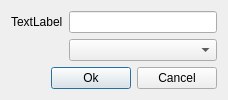
<?xml version="1.0" encoding="UTF-8"?>
<ui version="4.0">
 <class>Dialog</class>
 <widget class="QDialog" name="Dialog">
  <property name="geometry">
   <rect>
    <x>0</x>
    <y>0</y>
    <width>242</width>
    <height>115</height>
   </rect>
  </property>
  <property name="windowTitle">
   <string>Dialog</string>
  </property>
  <layout class="QVBoxLayout" name="verticalLayout_3">
   <property name="sizeConstraint">
    <enum>QLayout::SetFixedSize</enum>
   </property>
   <item>
    <layout class="QFormLayout" name="formLayout">
     <item row="0" column="0">
      <widget class="QLabel" name="text">
       <property name="text">
        <string>TextLabel</string>
       </property>
      </widget>
     </item>
     <item row="0" column="1">
      <widget class="QLineEdit" name="lineEdit"/>
     </item>
     <item row="1" column="0">
      <widget class="QLabel" name="comboText">
       <property name="text">
        <string/>
       </property>
      </widget>
     </item>
     <item row="1" column="1">
      <widget class="QComboBox" name="comboBox"/>
     </item>
    </layout>
   </item>
   <item>
    <layout class="QHBoxLayout" name="horizontalLayout">
     <item>
      <spacer name="horizontalSpacer">
       <property name="orientation">
        <enum>Qt::Horizontal</enum>
       </property>
       <property name="sizeHint" stdset="0">
        <size>
         <width>40</width>
         <height>20</height>
        </size>
       </property>
      </spacer>
     </item>
     <item>
      <widget class="QPushButton" name="pushButton">
       <property name="text">
        <string>Ok</string>
       </property>
      </widget>
     </item>
     <item>
      <widget class="QPushButton" name="pushButton_2">
       <property name="text">
        <string>Cancel</string>
       </property>
      </widget>
     </item>
    </layout>
   </item>
  </layout>
 </widget>
 <resources/>
 <connections>
  <connection>
   <sender>lineEdit</sender>
   <signal>returnPressed()</signal>
   <receiver>pushButton</receiver>
   <slot>click()</slot>
   <hints>
    <hint type="sourcelabel">
     <x>192</x>
     <y>76</y>
    </hint>
    <hint type="destinationlabel">
     <x>193</x>
     <y>103</y>
    </hint>
   </hints>
  </connection>
  <connection>
   <sender>pushButton</sender>
   <signal>clicked()</signal>
   <receiver>Dialog</receiver>
   <slot>accept()</slot>
   <hints>
    <hint type="sourcelabel">
     <x>221</x>
     <y>114</y>
    </hint>
    <hint type="destinationlabel">
     <x>223</x>
     <y>131</y>
    </hint>
   </hints>
  </connection>
  <connection>
   <sender>pushButton_2</sender>
   <signal>clicked()</signal>
   <receiver>Dialog</receiver>
   <slot>reject()</slot>
   <hints>
    <hint type="sourcelabel">
     <x>307</x>
     <y>111</y>
    </hint>
    <hint type="destinationlabel">
     <x>315</x>
     <y>133</y>
    </hint>
   </hints>
  </connection>
 </connections>
</ui>
